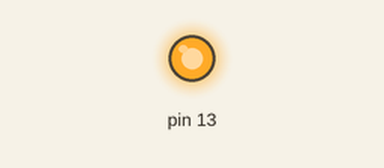
This sketch was run on a simulated Arduino Uno, built with avr-gcc and run on an emulated ATmega328P. Parts: output pins drawn as LEDs (lit = HIGH).

Above: at 0.2 s.
At 12.5 s:
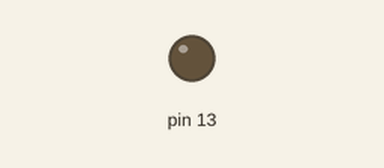
Timing chart, 0 to 17.6 s (numbered marks = the images above):
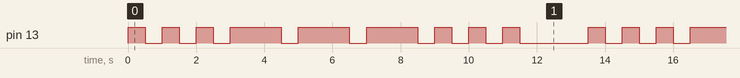

The sketch:

SOS-improved.ino
```cpp
/*
  SOS - improved

  Blink the LED on Pin 13 in the SOS morse code pattern - 3 short, 3 long, 3 short

  This example uses 'For' loops to make the process of blinking the LED a little more efficient than in the SOS-basic program. These loops allow us to repeat a set of instructions without typing them out over and over again. You can read about the For loop at https://www.arduino.cc/en/Reference/For for more information.

 */


void setup() {
  // initialize digital pin 13 as an output.
  pinMode(13, OUTPUT);
}


void loop() {

// 3 short
  for (int i=0; i < 3; i++){
    digitalWrite(13, HIGH);   // turn the LED on (HIGH is the voltage level)
    delay(500);              // wait for half a second
    digitalWrite(13, LOW);    // turn the LED off by making the voltage LOW
    delay(500);              // wait for half a second
  }

// 3 long

  for (int i=0; i < 3; i++){
    digitalWrite(13, HIGH);   // turn the LED on (HIGH is the voltage level)
    delay(1500);              // wait for a second and a half
    digitalWrite(13, LOW);    // turn the LED off by making the voltage LOW
    delay(500);              // wait for half a second
  }

// 3 short

// 3 short
  for (int i=0; i < 3; i++){
    digitalWrite(13, HIGH);   // turn the LED on (HIGH is the voltage level)
    delay(500);              // wait for half a second
    digitalWrite(13, LOW);    // turn the LED off by making the voltage LOW
    delay(500);              // wait for half a second
  }

// delay before the start of the next cycle

  delay(1500);
}
```

Measured:
- by itself, pin 13: repeats every 13.5 s: 2 × (LOW 0.50 s, HIGH 0.50 s), 3 × (LOW 0.50 s, HIGH 1.5 s), 3 × (LOW 0.50 s, HIGH 0.50 s), LOW 2.0 s, HIGH 0.50 s
- by itself, everything shown: repeats every 13.5 s, in 18 steps
